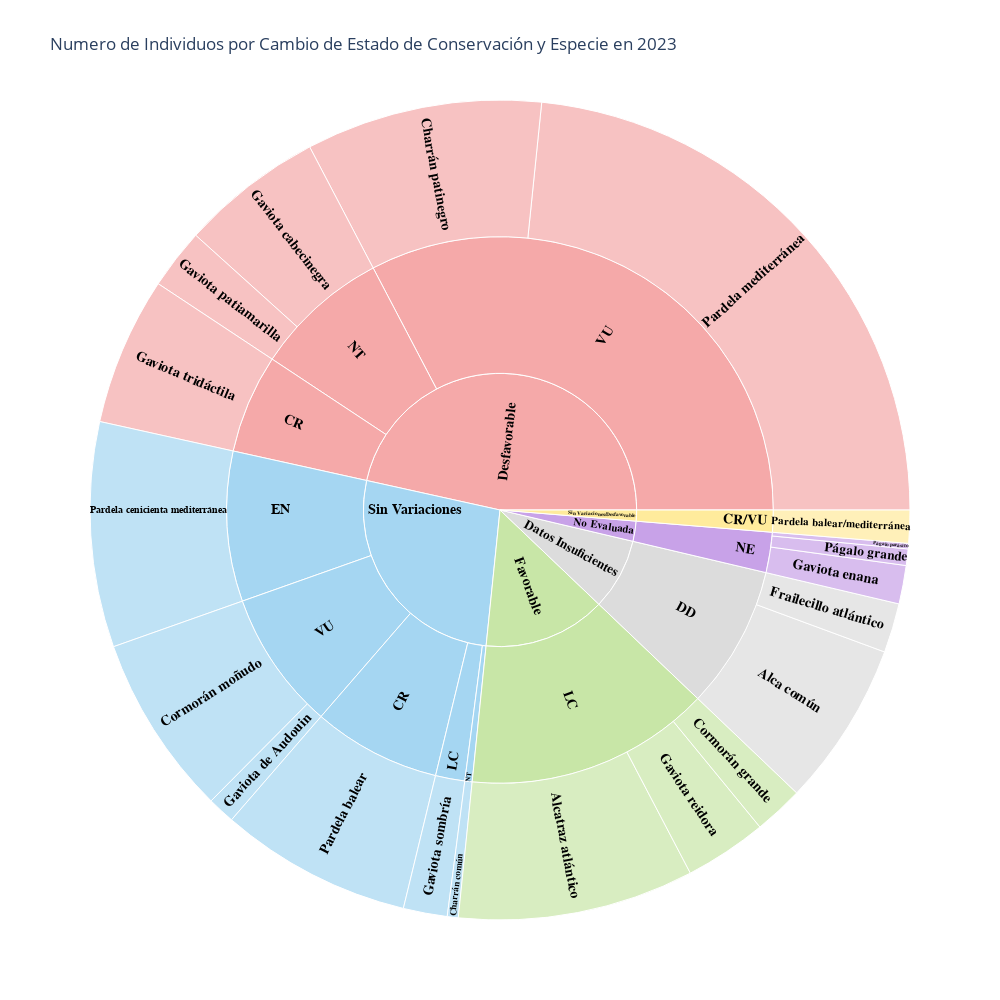

The cell this chart's notebook holds for it:
### Code cell
fig = px.sunburst(censo_sun_2023,
                  path=['EVOLUCIÓN CATEGORÍA 2004-2021', 'Estatus Consolidado' ,'NOMBRE COMÚN'], # Creo la jerarquia
                  values='count_aves',
                  title='Numero de Individuos por Cambio de Estado de Conservación y Especie en 2023',
                  color='EVOLUCIÓN CATEGORÍA 2004-2021',
                  color_discrete_map=color,
                  hover_name = 'NOMBRE COMÚN',
                  hover_data={
                          "NOMBRE COMÚN": True,
                          'Catalan name':True,
                          'Ordre':True,
                          "Scientific name": True,
                          "count_aves":True,
                          'EVOLUCIÓN CATEGORÍA 2004-2021':True, 
                          'Estatus Consolidado':True, 
                          'Nombre_categoria_2004':True,
                          'Nombre_cetegoria_2021':True
                          }, 
                  height=1000,  
                  width=1000 
                 )

# Personalización del hover data
fig.update_traces(
      hovertemplate="<b>Orden:</b> %{customdata[2]}<br>" + # El orden
                  "<b>Especie:</b> %{label}<br>" + # El nombre científico
                  "<b>Nombre Catalán:</b> %{customdata[1]}<br>" + 
                  "<b>Nombre Científico:</b> %{customdata[3]}<br>" + 
                  "<b>Estado de conservación 2021:</b> %{customdata[8]}<br>" +
                  "<b>Estado de conservación 2004:</b> %{customdata[7]}<br>" +
                  "<b>Cambio de Estado:</b> %{customdata[5]}<br>"
                  "<b>Observaciones:</b> %{value}<extra></extra>",
    textfont=dict(size=12, family="Arial", color="black"),
    insidetextfont=dict(family="Arial", size=14, color="black", weight="bold"), 
    insidetextorientation='radial'
)

fig.show()

# Guardar archivo en HTML
fig.write_html("sun_individuos_cambio_estado_conservacion_especie_2023.html")

### Figure 1 — Plotly figure (JSON) as saved in the notebook; plotly's stock layout.template omitted (floating-point values rounded to 4 significant figures; data arrays with more than 128 entries replaced by an {"elided": "..."} marker saying what was removed)
{"data": [{"branchvalues": "total", "customdata": {"elided": "38x9 mixed values"}, "domain": {"x": [0, 1], "y": [0, 1]}, "hovertemplate": "<b>Orden:</b> %{customdata[2]}<br><b>Especie:</b> %{label}<br><b>Nombre Catalán:</b> %{customdata[1]}<br><b>Nombre Científico:</b> %{customdata[3]}<br><b>Estado de conservación 2021:</b> %{customdata[8]}<br><b>Estado de conservación 2004:</b> %{customdata[7]}<br><b>Cambio de Estado:</b> %{customdata[5]}<br><b>Observaciones:</b> %{value}<extra></extra>", "hovertext": ["(?)", "(?)", "Alca común", "Frailecillo atlántico", "(?)", "Gaviota tridáctila", "Gaviota cabecinegra", "Charrán patinegro", "Pardela mediterránea", "Gaviota patiamarilla", "(?)", "Gaviota tridáctila", "(?)", "Cormorán grande", "(?)", "Gaviota reidora", "Alcatraz atlántico", "(?)", "(?)", "Págalo grande", "Págalo parásito", "Gaviota enana", "(?)", "Charrán común", "(?)", "(?)", "Gaviota sombría", "Pardela cenicienta mediterránea", "Pardela balear", "Pardela balear", "Pardela cenicienta mediterránea", "Gaviota sombría", "Charrán común", "Cormorán moñudo", "Gaviota de Audouin", "Pardela balear/mediterránea", "Pardela balear/mediterránea", "Pardela balear/mediterránea"], "ids": ["Datos Insuficientes", "Datos Insuficientes/DD", "Datos Insuficientes/DD/Alca común", "Datos Insuficientes/DD/Frailecillo atlántico", "Desfavorable/VU", "Desfavorable/CR/Gaviota tridáctila", "Desfavorable/NT/Gaviota cabecinegra", "Desfavorable/VU/Charrán patinegro", "Desfavorable/VU/Pardela mediterránea", "Desfavorable/NT/Gaviota patiamarilla", "Desfavorable/NT", "Desfavorable/CR", "Desfavorable", "Favorable/LC/Cormorán grande", "Favorable", "Favorable/LC/Gaviota reidora", "Favorable/LC/Alcatraz atlántico", "Favorable/LC", "No Evaluada/NE", "No Evaluada/NE/Págalo grande", "No Evaluada/NE/Págalo parásito", "No Evaluada/NE/Gaviota enana", "No Evaluada", "Sin Variaciones/NT", "Sin Variaciones/VU", "Sin Variaciones", "Sin Variaciones/LC", "Sin Variaciones/EN", "Sin Variaciones/CR/Pardela balear", "Sin Variaciones/CR", "Sin Variaciones/EN/Pardela cenicienta mediterránea", "Sin Variaciones/LC/Gaviota sombría", "Sin Variaciones/NT/Charrán común", "Sin Variaciones/VU/Cormorán moñudo", "Sin Variaciones/VU/Gaviota de Audouin", "Sin Variaciones/Desfavorable", "Sin Variaciones/Desfavorable/CR/VU/Pardela balear/mediterránea", "Sin Variaciones/Desfavorable/CR/VU"], "insidetextfont": {"color": "black", "family": "Arial", "size": 14, "weight": "bold"}, "insidetextorientation": "radial", "labels": ["Datos Insuficientes", "DD", "Alca común", "Frailecillo atlántico", "VU", "Gaviota tridáctila", "Gaviota cabecinegra", "Charrán patinegro", "Pardela mediterránea", "Gaviota patiamarilla", "NT", "CR", "Desfavorable", "Cormorán grande", "Favorable", "Gaviota reidora", "Alcatraz atlántico", "LC", "NE", "Págalo grande", "Págalo parásito", "Gaviota enana", "No Evaluada", "NT", "VU", "Sin Variaciones", "LC", "EN", "Pardela balear", "CR", "Pardela cenicienta mediterránea", "Gaviota sombría", "Charrán común", "Cormorán moñudo", "Gaviota de Audouin", "Sin Variaciones/Desfavorable", "Pardela balear/mediterránea", "CR/VU"], "marker": {"colors": ["#DCDCDC", "#DCDCDC", "#DCDCDC", "#DCDCDC", "#F5A9A9", "#F5A9A9", "#F5A9A9", "#F5A9A9", "#F5A9A9", "#F5A9A9", "#F5A9A9", "#F5A9A9", "#F5A9A9", "#C8E6A7", "#C8E6A7", "#C8E6A7", "#C8E6A7", "#C8E6A7", "#C8A2E8", "#C8A2E8", "#C8A2E8", "#C8A2E8", "#C8A2E8", "#A5D6F2", "#A5D6F2", "#A5D6F2", "#A5D6F2", "#A5D6F2", "#A5D6F2", "#A5D6F2", "#A5D6F2", "#A5D6F2", "#A5D6F2", "#A5D6F2", "#A5D6F2", "#FFEB9C", "#FFEB9C", "#FFEB9C"]}, "name": "", "parents": ["", "Datos Insuficientes", "Datos Insuficientes/DD", "Datos Insuficientes/DD", "Desfavorable", "Desfavorable/CR", "Desfavorable/NT", "Desfavorable/VU", "Desfavorable/VU", "Desfavorable/NT", "Desfavorable", "Desfavorable", "", "Favorable/LC", "", "Favorable/LC", "Favorable/LC", "Favorable", "No Evaluada", "No Evaluada/NE", "No Evaluada/NE", "No Evaluada/NE", "", "Sin Variaciones", "Sin Variaciones", "", "Sin Variaciones", "Sin Variaciones", "Sin Variaciones/CR", "Sin Variaciones", "Sin Variaciones/EN", "Sin Variaciones/LC", "Sin Variaciones/NT", "Sin Variaciones/VU", "Sin Variaciones/VU", "", "Sin Variaciones/Desfavorable/CR/VU", "Sin Variaciones/Desfavorable"], "textfont": {"color": "black", "family": "Arial", "size": 12}, "type": "sunburst", "values": [39.0, 39.0, 30.0, 9.0, 151.0, 27.0, 26.0, 43.0, 108.0, 11.0, 37.0, 27.0, 215.0, 9.0, 67.0, 15.0, 43.0, 67.0, 11.0, 3.0, 1.0, 7.0, 11.0, 2.0, 38.0, 124.0, 8.0, 41.0, 35.0, 35.0, 41.0, 8.0, 2.0, 33.0, 5.0, 6.0, 6.0, 6.0]}], "layout": {"height": 1000, "legend": {"tracegroupgap": 0}, "title": {"text": "Numero de Individuos por Cambio de Estado de Conservación y Especie en 2023"}, "width": 1000}}
